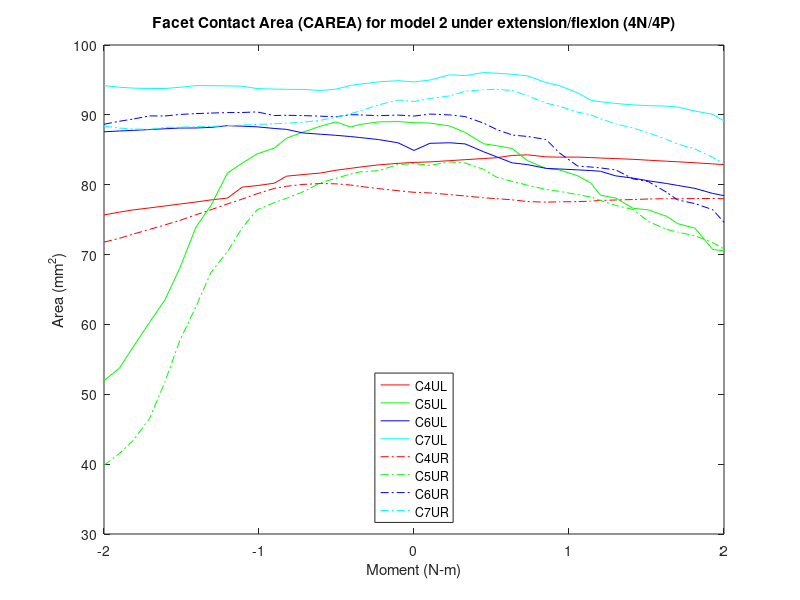

Source code (MATLAB):
% Facet Contact Area (CAREA)
% model2_SlideSlide_NoTether/4n & 4p
clear all;
%% 4P
figure (7)

c4ulxp=[2 2.05126 2.11533 2.16533 2.2247 2.26689 2.31689 2.36689 2.42627 2.46846 2.52783 2.57002 2.60127 2.65098 2.70667 2.75577 2.81523 2.85038 2.90628 2.96349 3]-2;
c4ulyp=[83.1944 83.2667 83.4436 83.5863 83.7495 83.8699 84.191 84.2792 83.9844 83.9511 83.9546 83.8851 83.8225 83.7415 83.6375 83.5108 83.3648 83.2837 83.1419 82.9805 82.8851];

c4urxp=[2 2.05126 2.11533 2.16533 2.2247 2.26689 2.31689 2.36689 2.42627 2.46846 2.52783 2.57002 2.60127 2.65098 2.70667 2.75577 2.81523 2.85038 2.90628 2.96349 3]-2;
c4uryp=[78.9134 78.826 78.586 78.385 78.135 78.001 77.837 77.5869 77.5033 77.556 77.5743 77.6515 77.7438 77.813 77.8783 77.957 78.0008 77.9822 78.0163 78.0258 77.9938 ];

c5ulxp=[2 2.05126 2.11533 2.16533 2.2247 2.26689 2.31689 2.36689 2.42627 2.46846 2.52783 2.57002 2.60127 2.65098 2.70667 2.75577 2.81523 2.85038 2.90628 2.96349 3]-2;
c5ulyp=[88.8726 88.8284 88.4072 87.4791 85.8612 85.5794 85.176 83.4318 82.3342 82.1246 81.2838 80.2596 78.5083 78.083 76.6211 76.4017 75.4714 74.4318 73.7771 70.7355 70.5339];

c5urxp=[2 2.05126 2.11533 2.16533 2.2247 2.26689 2.31689 2.36689 2.42627 2.46846 2.52783 2.57002 2.60127 2.65098 2.70667 2.75577 2.81523 2.85038 2.90628 2.96349 3]-2;
c5uryp=[83.0203 82.7729 83.2585 83.1015 82.2024 81.0605 80.4783 79.9214 79.3151 79.0572 78.5816 78.2478 77.7494 77.0295 76.4543 74.738 73.6039 73.2207 72.6863 71.7178 70.8167];

c6ulxp=[2 2.05126 2.11533 2.16533 2.2247 2.26689 2.31689 2.36689 2.42627 2.46846 2.52783 2.57002 2.60127 2.65098 2.70667 2.75577 2.81523 2.85038 2.90628 2.96349 3]-2;
c6ulyp=[84.9032 85.9267 86.0059 85.8383 84.7139 83.986 83.1295 82.87 82.3396 82.2537 82.1267 82.0258 81.9279 81.2638 80.9448 80.5662 80.1691 79.902 79.4749 78.7549 78.4331];

c6urxp=[2 2.05126 2.11533 2.16533 2.2247 2.26689 2.31689 2.36689 2.42627 2.46846 2.52783 2.57002 2.60127 2.65098 2.70667 2.75577 2.81523 2.85038 2.90628 2.96349 3]-2;
c6uryp=[89.823 90.1176 89.9924 89.7474 88.8131 87.8992 87.1143 86.9033 86.4755 84.5772 82.6758 82.5364 82.4085 82.117 80.8363 80.4522 78.9096 77.8272 77.2936 76.4303 74.6217];

c7ulxp=[2 2.05126 2.11533 2.16533 2.2247 2.26689 2.31689 2.36689 2.42627 2.46846 2.52783 2.57002 2.60127 2.65098 2.70667 2.75577 2.81523 2.85038 2.90628 2.96349 3]-2;
c7ulyp=[94.7182 94.9791 95.736 95.6112 96.0595 95.9616 95.813 95.5751 94.619 94.1847 93.1559 92.0949 91.8824 91.6277 91.4309 91.3169 91.2502 91.1236 90.5494 90.0769 89.1295 ];

c7urxp=[2 2.05126 2.11533 2.16533 2.2247 2.26689 2.31689 2.36689 2.42627 2.46846 2.52783 2.57002 2.60127 2.65098 2.70667 2.75577 2.81523 2.85038 2.90628 2.96349 3]-2;
c7uryp=[91.9213 92.3463 92.719 93.3917 93.6062 93.6559 93.4892 92.7347 91.6703 91.2559 90.385 90.0063 89.4537 88.7004 88.1236 87.4317 86.4884 85.8282 85.126 83.9112 83.0104];

%% 4N

c4ulxn=-1*[2 2.05126 2.11533 2.17471 2.20447 2.25221 2.30059 2.35788 2.41099 2.45099 2.50605 2.55427 2.60174 2.65492 2.70335 2.75569 2.80363 2.85302 2.90564 2.95047 3]+2;
c4ulyn=[83.1944 83.0605 82.8387 82.5245 82.3427 82.071 81.6801 81.4546 81.2266 80.2143 79.873 79.6542 78.0872 77.8265 77.5252 77.2324 76.9576 76.6799 76.3987 76.0758 75.6725 ];

c4urxn=-1*[2 2.05126 2.11533 2.17471 2.20447 2.25221 2.30059 2.35788 2.41099 2.45099 2.50605 2.55427 2.60174 2.65492 2.70335 2.75569 2.80363 2.85302 2.90564 2.95047 3]+2;
c4uryn=[78.9134 79.1402 79.4483 79.7649 79.9595 80.1264 80.1692 80.0427 79.7825 79.4681 78.7147 77.9418 77.25 76.4162 75.702 74.8823 74.2458 73.6062 72.9343 72.327 71.7838 ];

c5ulxn=-1*[2 2.05126 2.11533 2.17471 2.20447 2.25221 2.30059 2.35788 2.41099 2.45099 2.50605 2.55427 2.60174 2.65492 2.70335 2.75569 2.80363 2.85302 2.90564 2.95047 3]+2;
c5ulyn=[88.8726 89.0422 88.9898 88.6225 88.2627 88.9905 88.3892 87.5337 86.6669 85.2375 84.4123 83.0958 81.6831 77.0368 73.934 68.0265 63.4989 60.3016 56.7943 53.731 51.9667];

c5urxn=-1*[2 2.05126 2.11533 2.17471 2.20447 2.25221 2.30059 2.35788 2.41099 2.45099 2.50605 2.55427 2.60174 2.65492 2.70335 2.75569 2.80363 2.85302 2.90564 2.95047 3]+2;
c5uryn=[83.0203 82.8881 82.0173 81.8353 81.5245 80.9217 80.2833 78.9894 78.0628 77.4301 76.4183 73.8382 70.4252 67.4446 62.555 57.6773 51.7535 46.5335 43.4087 41.5171 39.8242 ];

c6ulxn=-1*[2 2.05126 2.11533 2.17471 2.20447 2.25221 2.30059 2.35788 2.41099 2.45099 2.50605 2.55427 2.60174 2.65492 2.70335 2.75569 2.80363 2.85302 2.90564 2.95047 3]+2;
c6ulyn=[84.9032 85.9992 86.4706 86.7566 86.8924 87.0738 87.2264 87.4093 87.9211 88.0546 88.285 88.381 88.4552 88.2072 88.1226 88.1136 88.0085 87.8956 87.7794 87.6906 87.5779 ];

c6urxn=-1*[2 2.05126 2.11533 2.17471 2.20447 2.25221 2.30059 2.35788 2.41099 2.45099 2.50605 2.55427 2.60174 2.65492 2.70335 2.75569 2.80363 2.85302 2.90564 2.95047 3]+2;
c6uryn=[89.823 89.9735 89.8803 89.9965 90.0185 89.732 89.809 89.8959 89.9447 89.9024 90.4228 90.338 90.3259 90.2552 90.183 90.0568 89.8398 89.8527 89.4026 89.0846 88.6544  ];

c7ulxn=-1*[2 2.05126 2.11533 2.17471 2.20447 2.25221 2.30059 2.35788 2.41099 2.45099 2.50605 2.55427 2.60174 2.65492 2.70335 2.75569 2.80363 2.85302 2.90564 2.95047 3]+2;
c7ulyn=[94.7182 94.8922 94.7225 94.3931 94.2196 93.6765 93.4917 93.64 93.6554 93.6869 93.7639 94.1031 94.1535 94.1785 94.1886 93.9423 93.7668 93.7782 93.8262 93.9584 94.1866 ];

c7urxn=-1*[2 2.05126 2.11533 2.17471 2.20447 2.25221 2.30059 2.35788 2.41099 2.45099 2.50605 2.55427 2.60174 2.65492 2.70335 2.75569 2.80363 2.85302 2.90564 2.95047 3]+2;
c7uryn=[91.9213 92.1244 91.4124 90.5416 90.1712 89.645 89.2346 88.9484 88.8099 88.7196 88.6291 88.5527 88.4494 88.3476 88.2885 88.2429 88.2219 87.922 87.9821 88.1091 88.3926];
%% left

c4xl=2*[flip(c4ulxn(2:21)),c4ulxp];
c4yl=[flip(c4ulyn(2:21)),c4ulyp];
a=plot(c4xl,c4yl,'r');
hold on

c5xl=2*[flip(c5ulxn(2:21)),c5ulxp];
c5yl=[flip(c5ulyn(2:21)),c5ulyp];
b=plot(c5xl,c5yl,'g');
hold on

c6xl=2*[flip(c6ulxn(2:21)),c6ulxp];
c6yl=[flip(c6ulyn(2:21)),c6ulyp];
c=plot(c6xl,c6yl,'b');
hold on

c7xl=2*[flip(c7ulxn(2:21)),c7ulxp];
c7yl=[flip(c7ulyn(2:21)),c7ulyp];
d=plot(c7xl,c7yl,'c');
hold on
%% Right

c4xr=2*[flip(c4urxn(2:21)),c4urxp];
c4yr=[flip(c4uryn(2:21)),c4uryp];
e=plot(c4xr,c4yr,'-.r');
hold on

c5xr=2*[flip(c5urxn(2:21)),c5urxp];
c5yr=[flip(c5uryn(2:21)),c5uryp];
f=plot(c5xr,c5yr,'-.g');
hold on

c6xr=2*[flip(c6urxn(2:21)),c6urxp];
c6yr=[flip(c6uryn(2:21)),c6uryp];
g=plot(c6xr,c6yr,'-.b');
hold on

c7xr=2*[flip(c7urxn(2:21)),c7urxp];
c7yr=[flip(c7uryn(2:21)),c7uryp];
h=plot(c7xr,c7yr,'-.c');

leg=[a,b,c,d,e,f,g,h];
title('Facet Contact Area (CAREA) for model 2 under extension/flexion (4N/4P)')
xlabel('Moment (N-m)')
ylabel('Area (mm^2)')
legend(leg,'C4UL','C5UL','C6UL','C7UL','C4UR','C5UR','C6UR','C7UR','location','south')
